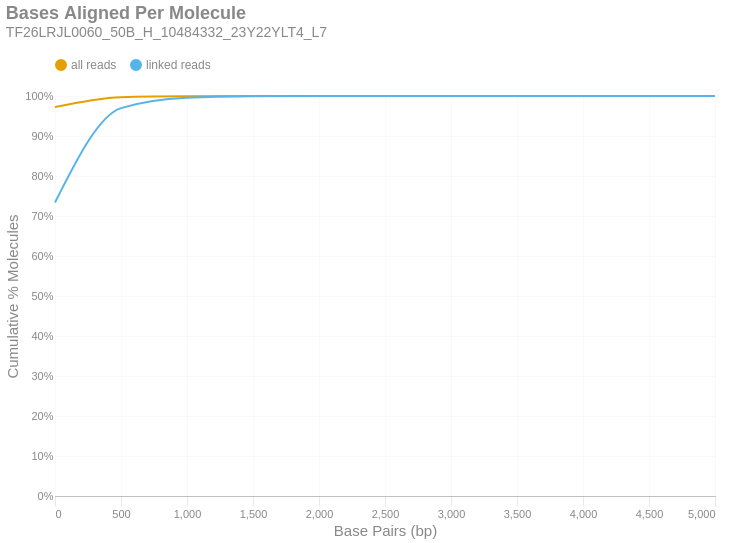

Source (notebook cell):
### Markdown cell above
### Bases Aligned Per Molecule
This is a cumulative frequency distribution showing the number of base pairs aligned per unique molecule. These data are shown in 500 bp bins. There are two distributions: one with `all reads` (yellow) and another with only `linked reads` (blue). The percent of molecules in the `linked reads` distribution is relative to the total number of linked molecules.

### Code cell
if SKIPLR:
    print_html(f"Skipped")
else:
    binned_df = consolidated_hist(valids['aligned_bp'], mask, 500, True)
    with SafeRender(binned_df):
        (
            density_plot(binned_df, 'Bases Aligned Per Molecule', samplename, 'basesper')
            .encode(
                x=alt.X('bin:Q', title="Base Pairs (bp)").axis(tickMinStep=500).scale(padding=0),
                y=alt.Y('value:Q', title='Cumulative % Molecules')
                    .axis(format='%')
                    .scale(domain = [0,1])
                    .stack(False),
                color=alt.Color("key:N").scale(domain = ["all reads", "linked reads"]),
                tooltip = [
                    alt.Tooltip("key:N", title = "Data Type"),
                    alt.Tooltip("range_label:N", title="Bases Aligned Per Molecule"),
                    alt.Tooltip("value:Q", format = ".2%", title="% Molecules (Cum.)")
                ]
            )
        ).display()

### Figure 1 — Vega-Lite specification as saved in the notebook (floating-point values rounded to 4 significant figures)
{"width": "container", "height": 400, "config": {"title": {"anchor": "start", "dy": -15, "fontSize": 18, "color": "#888888", "subtitleColor": "#888888", "subtitleFontSize": 14}, "arc": {"fill": "#0072B2"}, "axis": {"domainColor": "#888888", "domainWidth": 0.5, "gridWidth": 0.2, "grid": false, "titleFontWeight": 400, "titleFontSize": 15, "labelFontSize": 11, "labelColor": "#888888", "tickColor": "#888888", "tickWidth": 0.2, "titleColor": "#888888"}, "axisBand": {"grid": false}, "axisX": {"grid": true, "tickSize": 10, "domainCap": "round"}, "axisY": {"domain": false, "grid": true, "tickSize": 0, "domainCap": "round"}, "background": "transparent", "header": {"labelFontSize": 15, "labelColor": "#888888", "titleFontSize": 15, "titleFontWeight": 600, "titleColor": "#888888"}, "legend": {"labelFont": "sans-serif", "labelFontSize": 12, "labelColor": "#888888", "symbolSize": 100, "symbolType": "circle", "titleFontSize": 12, "titlePadding": 10, "titleColor": "#888888", "title": null, "orient": "top"}, "range": {"category": ["#E69F00", "#56B4E9", "#009E73", "#F0E442", "#0072B2", "#D55E00", "#CC79A7", "#000000"], "diverging": ["#cfe8f3", "#a2d4ec", "#73bfe2", "#46abdb", "#1696d2", "#12719e"]}, "area": {"fill": "#0072B2", "fillOpacity": 0.7, "line": true, "strokeOpacity": 0.7}, "line": {"color": "#0072B2", "stroke": "#0072B2", "strokeWidth": 2}, "trail": {"color": "#0072B2", "stroke": "#0072B2", "strokeWidth": 0, "size": 1}, "point": {"filled": true, "fillOpacity": 1.0, "size": 95}, "text": {"color": "#888888", "fontSize": 11, "align": "right", "fontWeight": 400, "size": 11}, "bar": {"fill": "#0072B2", "stroke": null}, "view": {"stroke": null, "continuousWidth": 660, "continuousHeight": 400}}, "data": {"name": "data-14aa7887f629e40935d4e44be4259df2"}, "mark": {"type": "line", "interpolate": "monotone", "point": {"opacity": 0, "size": 275}}, "encoding": {"color": {"field": "key", "scale": {"domain": ["all reads", "linked reads"]}, "type": "nominal"}, "tooltip": [{"field": "key", "title": "Data Type", "type": "nominal"}, {"field": "range_label", "title": "Bases Aligned Per Molecule", "type": "nominal"}, {"field": "value", "format": ".2%", "title": "% Molecules (Cum.)", "type": "quantitative"}], "x": {"axis": {"tickMinStep": 500}, "field": "bin", "scale": {"padding": 0}, "title": "Base Pairs (bp)", "type": "quantitative"}, "y": {"axis": {"format": "%"}, "field": "value", "scale": {"domain": [0, 1]}, "stack": false, "title": "Cumulative % Molecules", "type": "quantitative"}}, "params": [{"name": "param_c36ac31b6afebe62", "select": {"type": "point", "fields": ["key"]}, "bind": "legend"}], "title": {"text": "Bases Aligned Per Molecule", "subtitle": "TF26LRJL0060_50B_H_10484332_23Y22YLT4_L7"}, "transform": [{"fold": ["all reads (cumsum)", "linked reads (cumsum)"]}, {"calculate": "replace(datum.key, ' (cumsum)', '')", "as": "key"}, {"filter": {"param": "param_c36ac31b6afebe62"}}], "usermeta": {"embedOptions": {"downloadFileName": "TF26LRJL0060_50B_H_10484332_23Y22YLT4_L7.basesper"}}, "$schema": "https://vega.github.io/schema/vega-lite/v6.4.1.json", "datasets": {"data-14aa7887f629e40935d4e44be4259df2": [{"bin": "0.0", "interval": "0.0-500.0", "all reads": 0.9726, "linked reads": 0.7336, "all reads (cumsum)": 0.9726, "linked reads (cumsum)": 0.7336, "range_label": "0-499"}, {"bin": "500.0", "interval": "500.0-1000.0", "all reads": 0.02454, "linked reads": 0.236, "all reads (cumsum)": 0.9972, "linked reads (cumsum)": 0.9696, "range_label": "500-999"}, {"bin": "1000.0", "interval": "1000.0-1500.0", "all reads": 0.002439, "linked reads": 0.0261, "all reads (cumsum)": 0.9996, "linked reads (cumsum)": 0.9957, "range_label": "1000-1499"}, {"bin": "1500.0", "interval": "1500.0-2000.0", "all reads": 0.0003342, "linked reads": 0.003616, "all reads (cumsum)": 0.9999, "linked reads (cumsum)": 0.9993, "range_label": "1500-1999"}, {"bin": "2000.0", "interval": "2000.0-2500.0", "all reads": 5.51e-05, "linked reads": 0.0005973, "all reads (cumsum)": 1.0, "linked reads (cumsum)": 0.9999, "range_label": "2000-2499"}, {"bin": "2500.0", "interval": "2500.0-3000.0", "all reads": 7.944e-06, "linked reads": 8.61e-05, "all reads (cumsum)": 1.0, "linked reads (cumsum)": 1.0, "range_label": "2500-2999"}, {"bin": "3000.0", "interval": "3000.0-3500.0", "all reads": 9.05e-07, "linked reads": 9.809e-06, "all reads (cumsum)": 1.0, "linked reads (cumsum)": 1.0, "range_label": "3000-3499"}, {"bin": "3500.0", "interval": "3500.0-4000.0", "all reads": 3.017e-07, "linked reads": 3.27e-06, "all reads (cumsum)": 1.0, "linked reads (cumsum)": 1.0, "range_label": "3500-3999"}, {"bin": "4000.0", "interval": "4000.0-4500.0", "all reads": 0.0, "linked reads": 0.0, "all reads (cumsum)": 1.0, "linked reads (cumsum)": 1.0, "range_label": "4000-4499"}, {"bin": "4500.0", "interval": "4500.0-5000.0", "all reads": 0.0, "linked reads": 0.0, "all reads (cumsum)": 1.0, "linked reads (cumsum)": 1.0, "range_label": "4500-4999"}, {"bin": "5000.0", "interval": "5000.0-5500.0", "all reads": 1.006e-07, "linked reads": 1.09e-06, "all reads (cumsum)": 1.0, "linked reads (cumsum)": 1.0, "range_label": "5000-5499"}]}}
